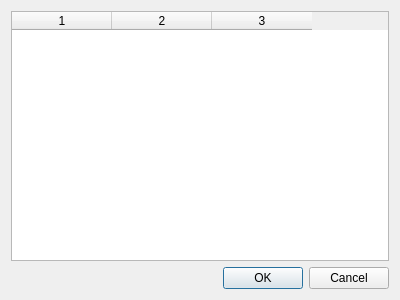
<?xml version="1.0" encoding="UTF-8"?>
<ui version="4.0">
 <class>SelectClient</class>
 <widget class="QDialog" name="SelectClient">
  <property name="geometry">
   <rect>
    <x>0</x>
    <y>0</y>
    <width>400</width>
    <height>300</height>
   </rect>
  </property>
  <property name="windowTitle">
   <string>Sélection Client</string>
  </property>
  <layout class="QVBoxLayout" name="verticalLayout">
   <item>
    <widget class="QTableWidget" name="tableClients">
     <property name="columnCount">
      <number>3</number>
     </property>
     <property name="horizontalHeaderLabels">
      <stringlist>
       <string>ID</string>
       <string>Nom</string>
       <string>Prénom</string>
      </stringlist>
     </property>
     <property name="selectionBehavior">
      <enum>QAbstractItemView::SelectRows</enum>
     </property>
     <property name="selectionMode">
      <enum>QAbstractItemView::SingleSelection</enum>
     </property>
    </widget>
   </item>
   <item>
    <widget class="QDialogButtonBox" name="buttonBox">
     <property name="standardButtons">
      <set>QDialogButtonBox::Cancel|QDialogButtonBox::Ok</set>
     </property>
    </widget>
   </item>
  </layout>
 </widget>
 <resources/>
 <connections/>
</ui>
